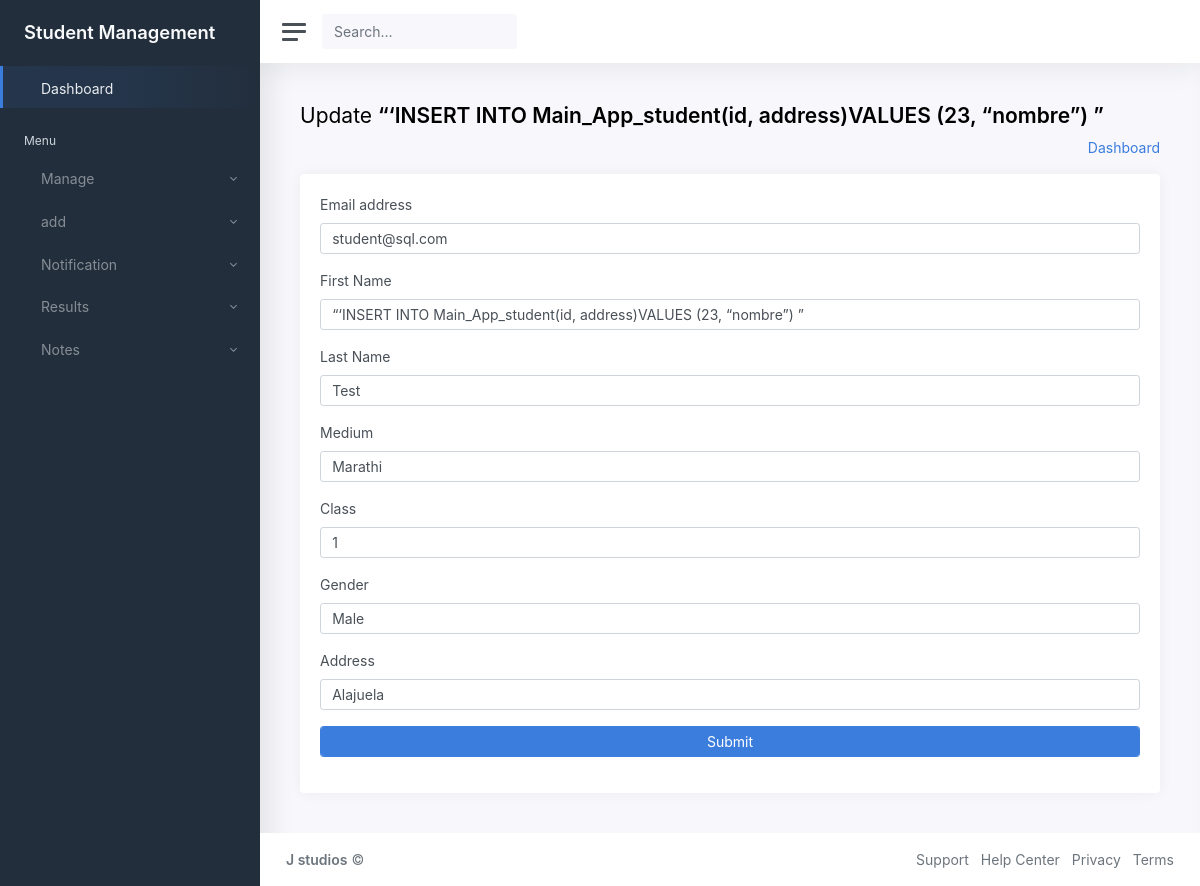
The page /editstudent/5 (signed in) on the database its author committed.
### Main_App/models.py (models this page shows)
class Student(models.Model):
    medium_choices = (('Marathi','Marathi'),('SemiEng','SemiEng'),('CBSE','CBSE'),('Foundation','Foundation'))
    gender_choices = (('Male','Male'),('Female','Female'),('Other','Other'))
    std_choices = ((1,1),(2,2),(3,3),(4,4),(5,5),(6,6),(7,7),(8,8),(9,9),(10,10))
    id = models.AutoField(primary_key=True)
    admin = models.OneToOneField(MyUser,on_delete=models.CASCADE)
    gender = models.CharField(max_length=15,choices=gender_choices,default='Other')
    std = models.CharField(max_length=10,choices=std_choices)
    medium = models.CharField(max_length=15 ,choices=medium_choices, default='Marathi')
    address = models.TextField()
    created_at = models.DateTimeField(auto_now_add=True)
    updated_at = models.DateTimeField(auto_now=True)
    objects = models.Manager()

class MyUser(AbstractUser):
    user_types = ((1,'Admin'),(2,'Teacher'),(3,'Student'))
    user_type = models.CharField(default=1,choices=user_types,max_length=10)

### Main_App/restrictions.py (the view)
    def wrapper(request,*args,**kwargs):
        try:
            user = MyUser.objects.get(id=request.user.id)
            if user.user_type == '1':
                return func(request,*args,**kwargs)
            else:
                return HttpResponse("<h3>You are not authorised to view this page</h3>")
        except:
            return HttpResponse("<h3>You are not authorised to view this page.</h3>")

### Main_App/restrictions.py (called while the page is built)
def is_authenticated(func):
    def wrapper(request,*args,**kwargs):
        if request.user.is_authenticated:
            return func(request,*args,**kwargs)
        else:
            return redirect('/loginpage')
    return wrapper

def is_admin(func):
    def wrapper(request,*args,**kwargs):
        try:
            user = MyUser.objects.get(id=request.user.id)
            if user.user_type == '1':
                return func(request,*args,**kwargs)
            else:
                return HttpResponse("<h3>You are not authorised to view this page</h3>")
        except:
            return HttpResponse("<h3>You are not authorised to view this page.</h3>")
    return wrapper

### Main_App/v_admin.py (called while the page is built)
@is_authenticated
@is_admin
def editstudent(request,student_id):
    student = Student.objects.get(admin=student_id)
    return render(request,'admin/a_editstudent.html',{'student':student})

### Main_App/templates/admin/a_editstudent.html (shortened to what this page needs)
{% extends 'admin/a_base.html' %}
{% block content %}
<main class="content">
				<div class="container-fluid p-0">
						<div class="row mb-2 mb-xl-3">
							<div class="col-auto">
								<h3>Update <strong>{{student.admin.first_name}}</strong> </h3>
							</div>
							<div class="col-auto ml-auto text-right mt-n1">
								<nav aria-label="breadcrumb">
									<ol class="breadcrumb bg-transparent p-0 mt-1 mb-0">
										<li class="breadcrumb-item"><a href="/adminhome">Dashboard</a></li>
									</ol>
								</nav>
							</div>
					</div>
					<div class="row">
						<div class="col-md-12">
							<div class="card">
							<div class="card-body">
									<form action="/saveeditstudent" method="POST">
										<div class="mb-3">
											<label class="form-label">Email address</label>
											<input type="email" class="form-control" placeholder="Email" name="email" value="{{student.admin.email}}">
										</div>
										<div class="mb-3">
											<label class="form-label">First Name</label>
											<input type="text" class="form-control" placeholder="First Name" name="firstname" value="{{student.admin.first_name}}">
										</div>
										<div class="mb-3">
											<label class="form-label">Last Name</label>
											<input type="text" class="form-control" placeholder="Last Name" name="lastname" value="{{student.admin.last_name}}">
										</div>
										<div class="mb-3">
											<label class="form-label" for="medium">Medium</label>
												<select id="medium" class="form-control" name="medium">
													<option  value="{{student.medium}}" hidden selected>{{student.medium}}</option>
												</select>
										</div>
										<div class="mb-3">
											<label class="form-label" for="std">Class</label>
												<select id="std" class="form-control" name="std">
													<option  value="{{student.std}}" hidden selected>{{student.std}}</option>
												</select>
										</div>
										<div class="mb-3">
											<label class="form-label" for="gender">Gender</label>
												<select id="gender" class="form-control" name="gender">
													<option  value="{{student.gender}}" hidden selected>{{student.gender}}</option>
												</select>
										</div>
										<div class="mb-3">
											<label class="form-label">Address</label>
											<input type="text" class="form-control" placeholder="Address" name="address" value="{{student.address}}">
										</div>
										<div class="mb-3">
										<button type="submit" class="form-control btn btn-primary">Submit</button>
										</div>
									</form>
								</div>
							</div>
						</div>
			</main>
{% endblock %}

### rows shown on the page
Student: admin.first_name "“‘INSERT INTO Main_App_student(id, address)VALUES (23, “nombre”) ”", email "student@sql.com", firstname "“‘INSERT INTO Main_App_student(id, address)VALUES (23, “nombre”) ”", lastname "Test", medium "Marathi", std "1", gender "Male", address "Alajuela"
